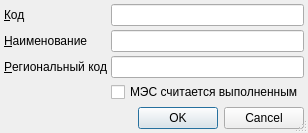
<?xml version="1.0" encoding="UTF-8"?>
<ui version="4.0">
 <class>ItemEditorDialog</class>
 <widget class="QDialog" name="ItemEditorDialog">
  <property name="geometry">
   <rect>
    <x>0</x>
    <y>0</y>
    <width>281</width>
    <height>133</height>
   </rect>
  </property>
  <property name="windowTitle">
   <string>ChangeMe!</string>
  </property>
  <property name="sizeGripEnabled">
   <bool>true</bool>
  </property>
  <layout class="QGridLayout">
   <property name="margin">
    <number>4</number>
   </property>
   <property name="spacing">
    <number>4</number>
   </property>
   <item row="2" column="1" colspan="2">
    <widget class="QLineEdit" name="edtName"/>
   </item>
   <item row="2" column="0">
    <widget class="QLabel" name="lblName">
     <property name="sizePolicy">
      <sizepolicy hsizetype="Maximum" vsizetype="Preferred">
       <horstretch>0</horstretch>
       <verstretch>0</verstretch>
      </sizepolicy>
     </property>
     <property name="text">
      <string>&amp;Наименование</string>
     </property>
     <property name="buddy">
      <cstring>edtName</cstring>
     </property>
    </widget>
   </item>
   <item row="0" column="0">
    <widget class="QLabel" name="lblCode">
     <property name="sizePolicy">
      <sizepolicy hsizetype="Maximum" vsizetype="Preferred">
       <horstretch>0</horstretch>
       <verstretch>0</verstretch>
      </sizepolicy>
     </property>
     <property name="text">
      <string>&amp;Код</string>
     </property>
     <property name="buddy">
      <cstring>edtCode</cstring>
     </property>
    </widget>
   </item>
   <item row="0" column="1" colspan="2">
    <widget class="QLineEdit" name="edtCode"/>
   </item>
   <item row="5" column="0">
    <spacer>
     <property name="orientation">
      <enum>Qt::Vertical</enum>
     </property>
     <property name="sizeHint" stdset="0">
      <size>
       <width>73</width>
       <height>16</height>
      </size>
     </property>
    </spacer>
   </item>
   <item row="6" column="0" colspan="3">
    <widget class="QDialogButtonBox" name="buttonBox">
     <property name="orientation">
      <enum>Qt::Horizontal</enum>
     </property>
     <property name="standardButtons">
      <set>QDialogButtonBox::Cancel|QDialogButtonBox::Ok</set>
     </property>
    </widget>
   </item>
   <item row="3" column="0">
    <widget class="QLabel" name="lblRegionalCode">
     <property name="sizePolicy">
      <sizepolicy hsizetype="Maximum" vsizetype="Preferred">
       <horstretch>0</horstretch>
       <verstretch>0</verstretch>
      </sizepolicy>
     </property>
     <property name="text">
      <string>&amp;Региональный код</string>
     </property>
     <property name="buddy">
      <cstring>edtRegionalCode</cstring>
     </property>
    </widget>
   </item>
   <item row="3" column="1" colspan="2">
    <widget class="QLineEdit" name="edtRegionalCode"/>
   </item>
   <item row="4" column="1" colspan="2">
    <widget class="QCheckBox" name="chkDone">
     <property name="text">
      <string>МЭС считается выполненным</string>
     </property>
    </widget>
   </item>
  </layout>
 </widget>
 <tabstops>
  <tabstop>edtCode</tabstop>
  <tabstop>edtName</tabstop>
  <tabstop>edtRegionalCode</tabstop>
  <tabstop>buttonBox</tabstop>
 </tabstops>
 <resources/>
 <connections>
  <connection>
   <sender>buttonBox</sender>
   <signal>accepted()</signal>
   <receiver>ItemEditorDialog</receiver>
   <slot>accept()</slot>
   <hints>
    <hint type="sourcelabel">
     <x>168</x>
     <y>132</y>
    </hint>
    <hint type="destinationlabel">
     <x>117</x>
     <y>106</y>
    </hint>
   </hints>
  </connection>
  <connection>
   <sender>buttonBox</sender>
   <signal>rejected()</signal>
   <receiver>ItemEditorDialog</receiver>
   <slot>reject()</slot>
   <hints>
    <hint type="sourcelabel">
     <x>248</x>
     <y>132</y>
    </hint>
    <hint type="destinationlabel">
     <x>247</x>
     <y>107</y>
    </hint>
   </hints>
  </connection>
 </connections>
</ui>
